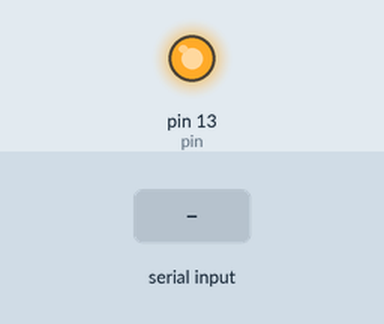
A sketch run on a simulated Arduino Uno, built with avr-gcc and run on an emulated ATmega328P. Shown: output pins drawn as LEDs (lit = HIGH). The inputs (shaded band) are chosen by the test bench.

Above: at 1.2 s.
1.3 s: "1" received over Serial
At 2.5 s:
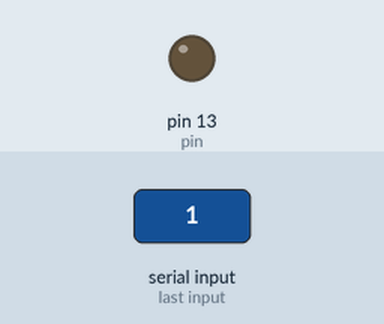
2.8 s: "0" received over Serial
At 3.7 s:
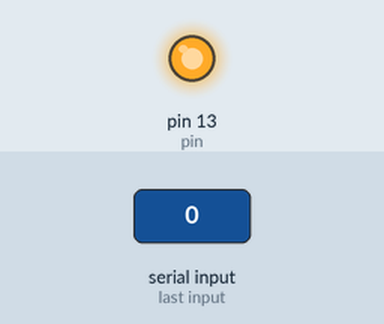
4.3 s: "2" received over Serial
At 4.8 s:
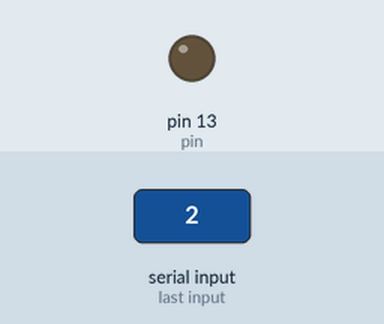
Timing chart, 0 to 7.3 s (numbered marks = the images above; inputs shaded):
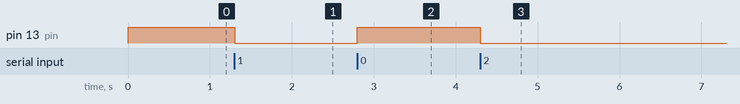

Measured:
- after the input at 1.3 s, pin 13 (pin): HIGH → LOW at once
- after the input at 2.8 s, pin 13 (pin): LOW → HIGH at once
- after the input at 4.3 s, pin 13 (pin): HIGH → LOW at once

The sketch:

arduinodemo.ino
```cpp
int ledValue = HIGH;
int pin = 13;

void setup() {
  Serial.begin(9600); // opens serial port, sets data rate to 9600 bps
  Serial.setTimeout(0);
  pinMode(pin, OUTPUT);    // sets the digital pin 13 as output
  digitalWrite(pin, ledValue);
}

void HandleCommand(String command){
  ledValue = ledValue == HIGH ? LOW : HIGH;
  digitalWrite(pin, ledValue);
}

void loop() {
  if (Serial.available() > 0) {
    auto text = Serial.readString();
    HandleCommand(text);
  }
}
```
